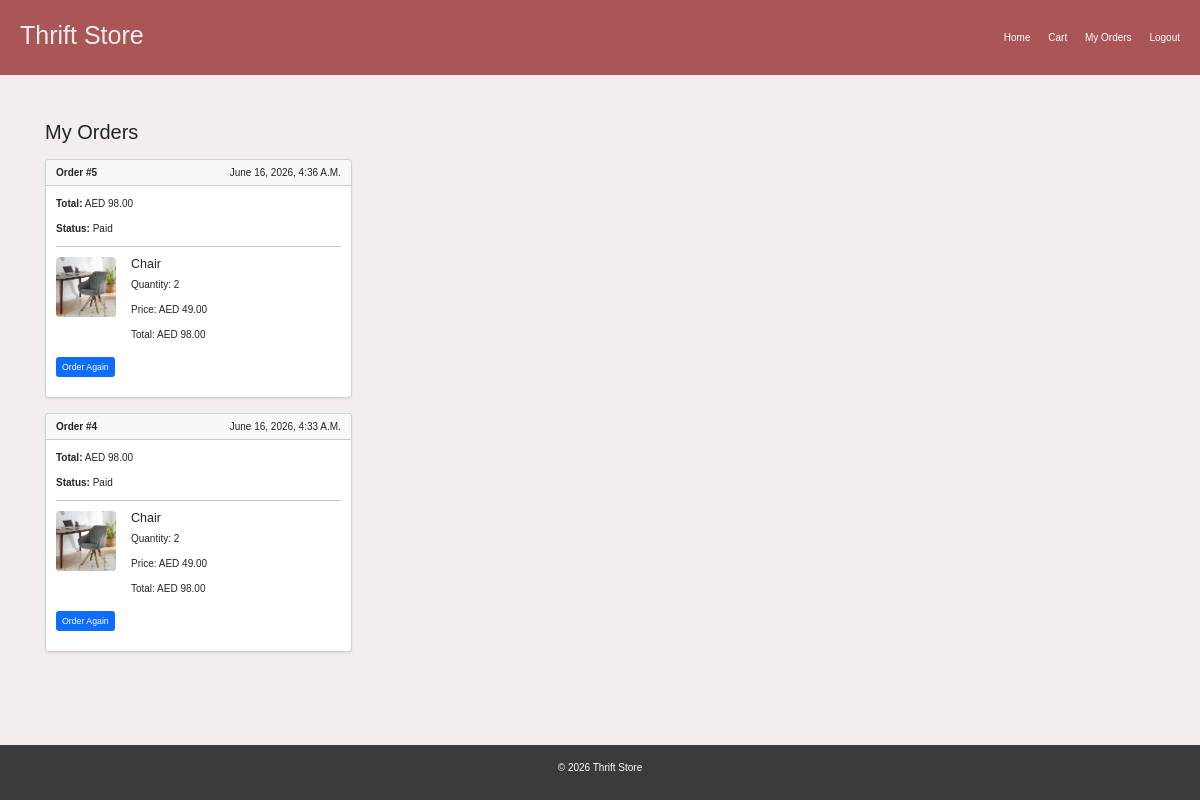
Screenshot of /my_orders/ (signed in) with the database file from the repository.
### ThriftStoreApp/models.py (models this page shows, shortened)
class OrderDb(models.Model):
    user = models.ForeignKey(CustomUser, on_delete=models.CASCADE)
    total_amount = models.DecimalField(max_digits=10, decimal_places=2)
    payment_id = models.CharField(max_length=200)
    payment_status = models.CharField(max_length=50)
    created_at = models.DateTimeField(auto_now_add=True)

class OrderItem(models.Model):
    order = models.ForeignKey(OrderDb,on_delete=models.CASCADE,related_name='items')
    product = models.ForeignKey(ProductDb,on_delete=models.CASCADE)
    quantity = models.IntegerField()
    price = models.DecimalField(max_digits=10,decimal_places=2)
    total_price = models.DecimalField(max_digits=10,decimal_places=2)

class ProductDb(models.Model):
    product_name = models.CharField(max_length=100)
    product_description = models.TextField()
    product_category = models.ForeignKey(
        CategoryDb,
        on_delete=models.CASCADE
    )
    product_price = models.DecimalField(max_digits=10, decimal_places=2)
    product_image = models.ImageField(
        upload_to='products/',
        null=True,
        blank=True
    )
    product_seller = models.ForeignKey(
        settings.AUTH_USER_MODEL,
        on_delete=models.SET_NULL,
        null=True,
        blank=True,
        related_name='products'
    )
    created_at = models.DateTimeField(auto_now_add=True)
    updated_at = models.DateTimeField(auto_now=True)

### ThriftStoreApp/views.py (the view)
# urls.py: path('my_orders/', views.my_orders, name='my_orders'),
@login_required
def my_orders(request):
    orders = OrderDb.objects.filter(
        user=request.user
    ).order_by('-created_at')
    return render(request,'buyer/my_orders.html',{'orders': orders})

### ThriftStoreApp/templates/buyer/my_orders.html (shortened to what this page needs)
{% extends 'base.html' %}
{% load static %}
{% block content %}
<div class="container mt-5">
    <h2 class="mb-4">My Orders</h2>
    {% for order in orders %}
    <div class="card shadow-sm mb-4">
        <div class="card-header">
            <strong>Order #{{ order.id }}</strong>
            <span class="float-end">
                {{ order.created_at }}
            </span>
        </div>
        <div class="card-body">
            <p>
                <strong>Total:</strong>
                AED {{ order.total_amount }}
            </p>
            <p>
                <strong>Status:</strong>
                {{ order.payment_status }}
            </p>
            <hr>
            {% for item in order.items.all %}
            <div class="row mb-3">
                <div class="col-md-3">
                    <img src="{{ item.product.product_image.url }}"
                         class="img-fluid rounded"
                         width="120">
                </div>
                <div class="col-md-9">
                    <h5>{{ item.product.product_name }}</h5>
                    <p>
                        Quantity: {{ item.quantity }}
                    </p>
                    <p>
                        Price: AED {{ item.price }}
                    </p>
                    <p>
                        Total: AED {{ item.total_price }}
                    </p>
                </div>
                <div class="mt-2">
                    <a href="{% url 'order_again' item.id %}"
                    class="btn btn-primary btn-sm">
                        Order Again
                    </a>
                </div>
            </div>
            {% endfor %}
        </div>
    </div>
    {% empty %}
    <div class="alert alert-info">
        You haven't placed any orders yet.
    </div>
    {% endfor %}
</div>
{% endblock %}

### ThriftStoreApp/static/css/style.css (style rules this page uses)
* { font-family:Arial, Helvetica, sans-serif; margin: 0; padding: 0; box-sizing: border-box; border: none; text-decoration: none; text-transform: capitalize; transition: .2s linear; }
:root { --main-color:#aa5656; --black:#3b3b3e; --bg:#f3eded; --border:.1rem solid rgba(128, 124, 124, 0.763); }
html { font-size: 62.5%; overflow-x: hidden; scroll-padding-top: 9rem; scroll-behavior: smooth; }
body { background: var(--bg); min-height: 100vh; display: flex; flex-direction: column; }
.card { width: fit-content; }

### rows the page displays
OrderDb: id "5", created_at "June 16, 2026, 4:36 A.m.", total_amount "98.00", payment_status "Paid"
OrderItem: product.product_image (picture), product.product_name "Chair", quantity "2", price "49.00", total_price "98.00"
OrderDb: id "4", created_at "June 16, 2026, 4:33 A.m.", total_amount "98.00", payment_status "Paid"
OrderItem: product.product_image (picture), product.product_name "Chair", quantity "2", price "49.00", total_price "98.00"
